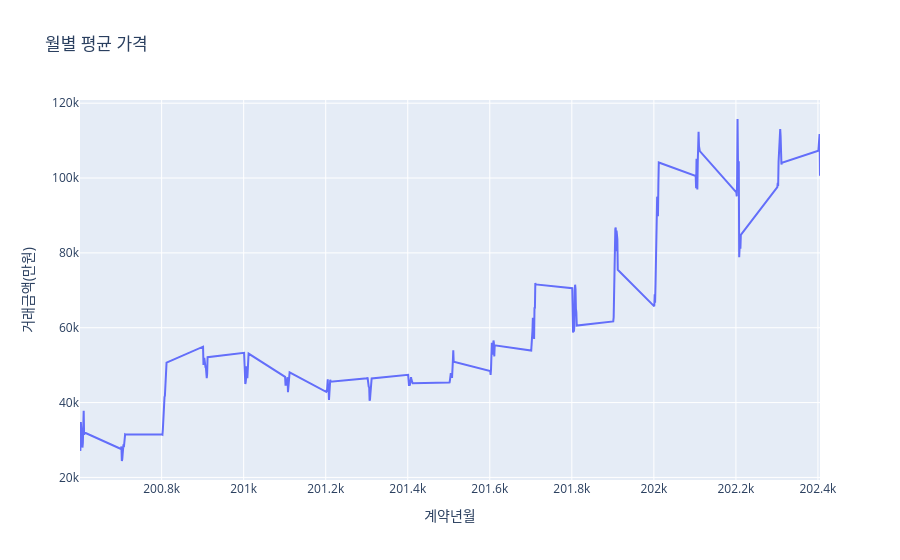

This figure's notebook cell:
### Code cell
monthly_avg = apt.groupby("계약년월")["거래금액(만원)"].mean().reset_index()

fig = px.line(
    monthly_avg,
    x="계약년월",
    y="거래금액(만원)",
    title="월별 평균 가격"
)

fig.show()
fig.write_image("월별_평균_가격.png", width=1400, height=800, scale=2)

### Figure 1 — Plotly figure (JSON) as saved in the notebook; plotly's stock layout.template omitted (floating-point values rounded to 4 significant figures; data arrays with more than 128 entries replaced by an {"elided": "..."} marker saying what was removed)
{"data": [{"hovertemplate": "계약년월=%{x}<br>거래금액(만원)=%{y}<extra></extra>", "legendgroup": "", "line": {"color": "#636efa", "dash": "solid"}, "marker": {"symbol": "circle"}, "mode": "lines", "name": "", "orientation": "v", "showlegend": false, "type": "scatter", "x": {"elided": "221 int values"}, "xaxis": "x", "y": {"elided": "221 float values"}, "yaxis": "y"}], "layout": {"legend": {"tracegroupgap": 0}, "title": {"text": "월별 평균 가격"}, "xaxis": {"anchor": "y", "domain": [0, 1], "title": {"text": "계약년월"}}, "yaxis": {"anchor": "x", "domain": [0, 1], "title": {"text": "거래금액(만원)"}}}}
